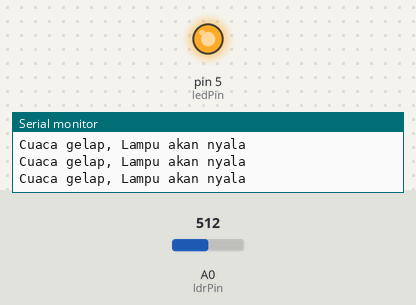
Bench run of a sketch on a simulated Arduino Uno, built with avr-gcc and run on an emulated ATmega328P. On the bench: output pins drawn as LEDs (lit = HIGH), the last lines printed to the serial monitor. The test bench sets the inputs (shaded band); at power-on: A0 (ldrPin) = 512.

Above: at 1.2 s.
1.3 s: A0 (ldrPin) set to 311
4.3 s: A0 (ldrPin) set to 287
At 4.8 s:
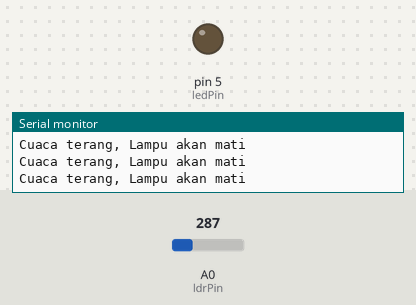
5.8 s: A0 (ldrPin) set to 306
At 6.5 s:
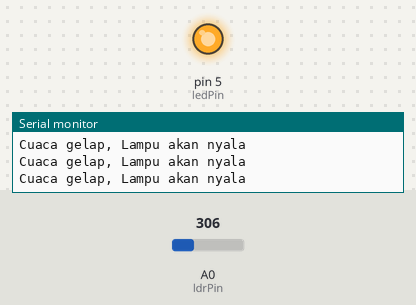
Timing chart, 0 to 8.8 s (numbered marks = the images above; inputs shaded):
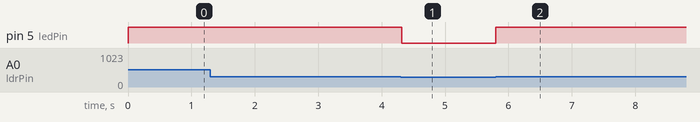

The sketch:

UJICOBADULUKE3.ino
```cpp
const int ledPin = 5;
const int ldrPin = A0;

void setup()
{
  // put your setup code here, to run once:
  Serial.begin(9600);
  pinMode(5, OUTPUT);
  pinMode(A0, INPUT);
}

void loop()
{
  // put your main code here, to run repeatedly:
  int ldrResistor = analogRead(A0);
  if (ldrResistor <= 300)
      {
      digitalWrite(5, LOW);
      Serial.println("Cuaca terang, Lampu akan mati");
      }
  else
      {
        digitalWrite(5, HIGH);
        Serial.println("Cuaca gelap, Lampu akan nyala");
      }
}
```

Measured:
- the behaviour switches between 301 and 300 on A0 (ldrPin) (found by bisection; images 0 and 1)
- after the input at 4.3 s, pin 5 (ledPin): HIGH → LOW at once
- after the input at 5.8 s, pin 5 (ledPin): LOW → HIGH at once
